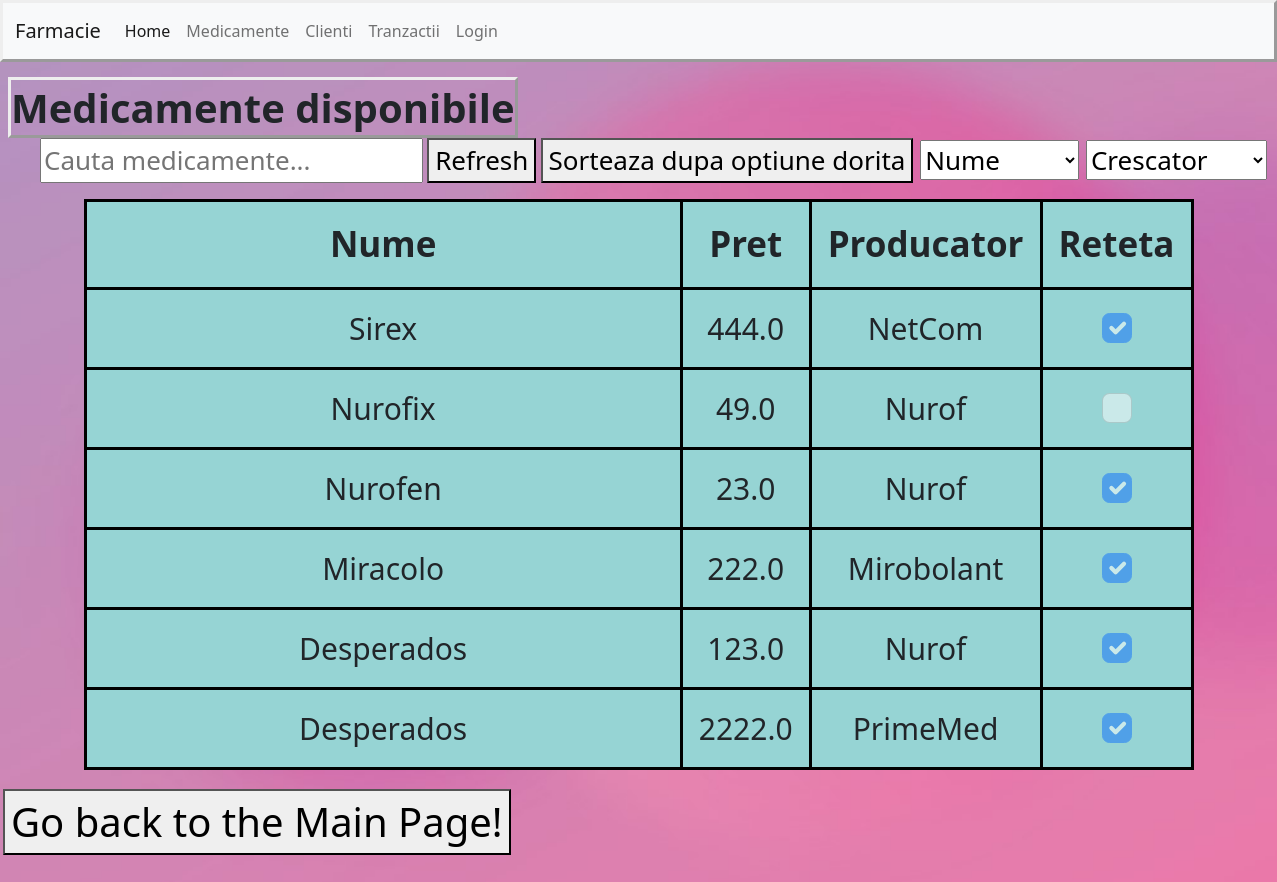
/medicamente/, run on the app's committed database.
### FarmacieOnline/models.py (models this page shows, shortened)
class Medicament(models.Model):
    id = models.BigAutoField(primary_key=True)
    nume = models.CharField(max_length=50)
    producator = models.CharField(max_length=50)
    pret = models.FloatField(null=True, blank=True)
    necesita_reteta = models.BooleanField(default=False)
    class Meta:
        ordering = ['-nume']  # CLASA ASTA AJUTA PENTRU A SORTA ITEMELE DIN BAZA DE DATE DUPA ANUMITE CAMPURI ALE EI!!!

### FarmacieOnline/views.py (the view, shortened to what this page needs)
# urls.py: path('medicamente/', views.pageMedicamente, name='medicamente'),
def pageMedicamente(request):
    medicamente = Medicament.objects.all().values() #toate medicamentele initiale
    q = request.GET.get('q')
    if q != None: #Avem selectata optiune de filtrare
        medicamente = Medicament.objects.filter(Q(nume__contains=q) |
                                                Q(producator__contains=q))\
    display_type = request.GET.get("display_type")
    display_order = request.GET.get("display_order")
    context = {
        'medicamente': medicamente
    }
    return render(request, 'medicamente.html', context)

### FarmacieOnline/templates/medicamente.html (shortened to what this page needs)
{% extends "main.html" %}
{% load static %}
 {% block css %}
            <link rel="stylesheet" href="{% static 'ItemsPage.css' %}">
     {% endblock %}
{% block content %}
    <span><strong>Medicamente disponibile</strong> </span>
<ul id = "parent">
    <li class="child">
    <form class="child" method="GET" action="" title="Filtreaza medicamentele ce contin textul introdus...">
        <input type="search" name="q" placeholder="Cauta medicamente...">
    </form>
    </li>
    <li class="child">
         <form class="child" action="{% url 'medicamente' %}">
         <button type="submit">Refresh</button>
         </form>
    </li>
    <li class="child">
        <form method="GET" title="Sorteaza medicamentele dupa..."  >
            <button type="submit">Sorteaza dupa optiune dorita</button>
                    <select name="display_type">
                        <option value="nume">Nume</option>
                    </select>
                    <select name="display_order">
                        <option value="asc">Crescator</option>
                    </select>
        </form>
    </li>
</ul>
<div class="container">
<table>
     <tr>
           <th>Nume</th>
           <th>Pret</th>
           <th>Producator</th>
           <th>Reteta</th>
     </tr>
    {% for medicament in medicamente %}
        <tr>
            <td>{{ medicament.nume }} </td>
            <td>{{ medicament.pret }}</td>
            <td>{{ medicament.producator }}</td>
            <td>
               <input class="form-check-input" type="checkbox" disabled
                       {% if medicament.necesita_reteta %}
                            checked
                        {% endif %}>
            </td>
        </tr>
    {% endfor %}
</table>
</div>
{% endblock %}

### FarmacieOnline/static/ItemsPage.css (style rules this page uses)
body { background-color: crimson; background-image: url("Luminous_design_Django.jpg"); background-attachment: fixed; background-size: cover; }
table, th, td { border: 3px solid black; border-collapse: collapse; margin:3px; }
table { table-layout: fixed; max-width:100%; padding:0; margin-top:3px; height:500px }
th { font-size:35px; text-underline: black; }
td { font-size: 30px; }
th, td { text-align: center; text-anchor: middle; padding: 1rem; width: 100%; background-color: #96D4D4; word-wrap: break-word }
#parent { white-space: nowrap; }
.child { display: inline-block; font-size:26px; }
span { text-emphasis: #4ac1f7; border-style: outset; font-size:40px; }
ul { list-style-type: none; }

### data on the page
Medicament: nume "Sirex", pret "444.0", producator "NetCom", necesita_reteta "☑"
Medicament: nume "Nurofix", pret "49.0", producator "Nurof"
Medicament: nume "Nurofen", pret "23.0", producator "Nurof", necesita_reteta "☑"
Medicament: nume "Miracolo", pret "222.0", producator "Mirobolant", necesita_reteta "☑"
Medicament: nume "Desperados", pret "123.0", producator "Nurof", necesita_reteta "☑"
Medicament: nume "Desperados", pret "2222.0", producator "PrimeMed", necesita_reteta "☑"
